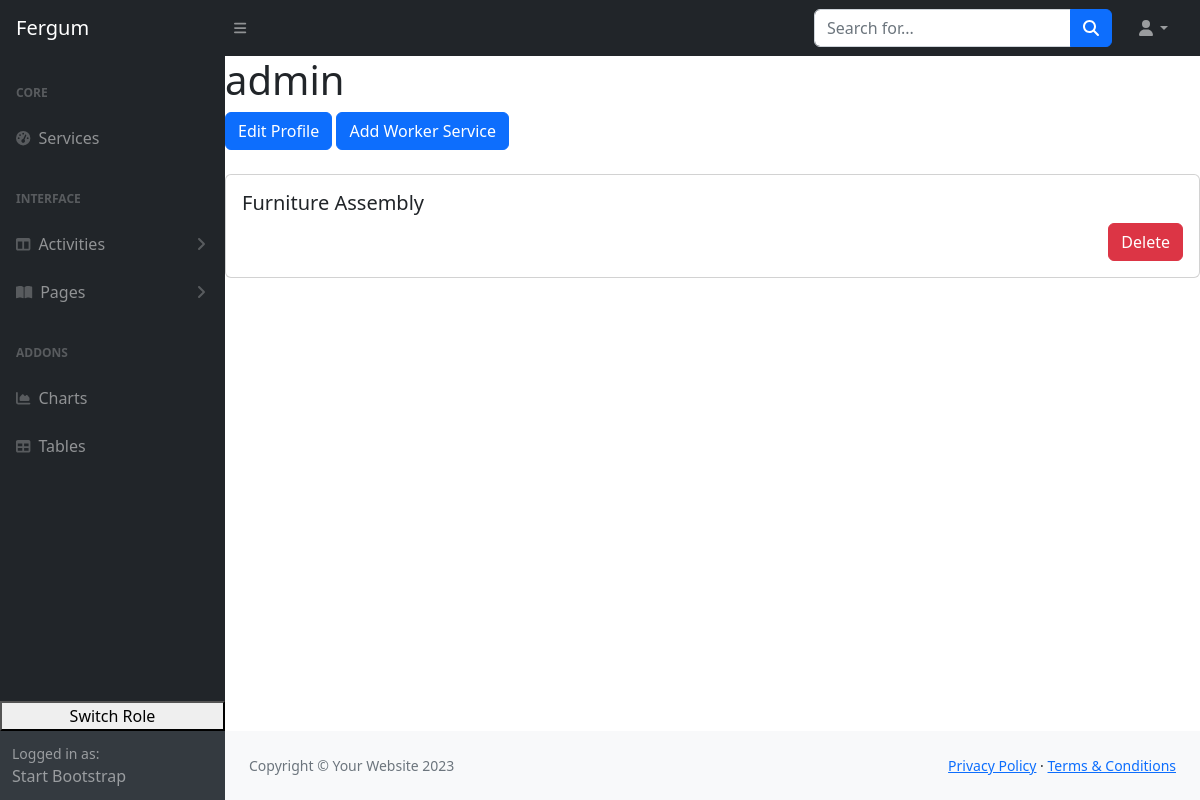
The page /profile/ (signed in) on the database as committed earlier.
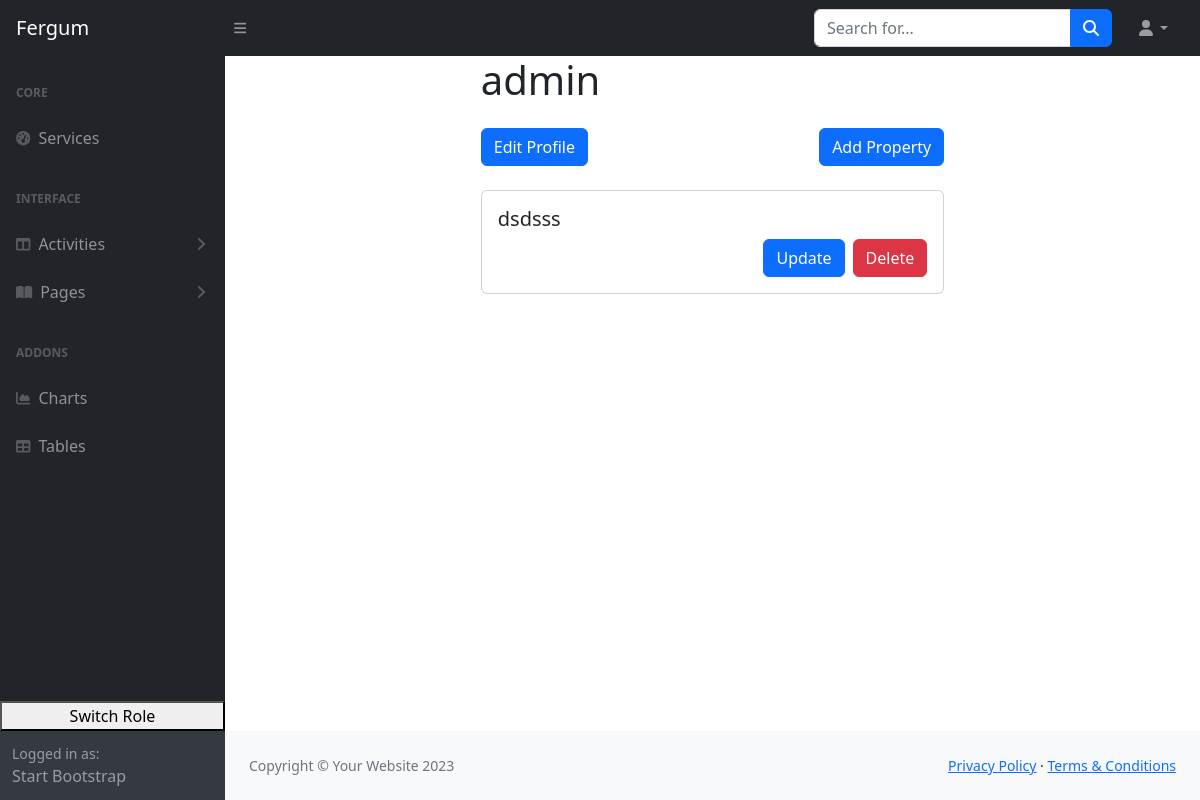
The same page on the database as committed later.
### users/models.py (models this page shows, shortened)
class Profile(models.Model):
    id = models.UUIDField(default=uuid.uuid4, unique=True,
                          primary_key=True, editable=False)
    user = models.OneToOneField(
        User, on_delete=models.CASCADE, blank=True, null=True)
    username = models.CharField(max_length=100, blank=True, null=True)
    first_name = models.CharField(max_length=100, blank=True, null=True)
    last_name = models.CharField(max_length=100, blank=True, null=True)
    email = models.EmailField(max_length=500, blank=True, null=True)
    phone = models.CharField(max_length=20, blank=True, null=True)
    chosen_group = models.CharField(
        max_length=100, choices=[], blank=True, null=True)

### services/models.py (models this page shows, shortened)
class WorkerService(models.Model):
    worker = models.ForeignKey(Profile, on_delete=models.CASCADE)
    service = models.ForeignKey(Service, on_delete=models.CASCADE)

class Service(models.Model):
    service_id = models.UUIDField(
        primary_key=True, default=uuid.uuid4, editable=False)
    name = models.CharField(max_length=200, blank=True, null=True)
    description = models.TextField()
    subcategory = models.ForeignKey(
        ServiceSubCategory, on_delete=models.CASCADE, null=True)
    hourly_rate_1 = models.DecimalField(
        max_digits=5, decimal_places=2, blank=False)
    hourly_rate_2 = models.DecimalField(
        max_digits=5, decimal_places=2, blank=True)
    def __str__(self):
        return self.name

### properties/models.py (models this page shows, shortened)
class Property(models.Model):
    property_id = models.UUIDField(
        primary_key=True, default=uuid.uuid4, editable=False)
    owner = models.ForeignKey(
        Profile, null=True, blank=True, on_delete=models.CASCADE)
    name = models.CharField(max_length=200, blank=True, null=True)
    city = models.CharField(max_length=200, blank=True, null=True)
    country = models.CharField(max_length=200, blank=True, null=True)
    address = models.CharField(max_length=200, blank=True, null=True)
    latitude = models.CharField(max_length=200, blank=True, null=True)
    longitude = models.CharField(max_length=200, blank=True, null=True)

### users/views.py (the view)
# urls.py: path('profile/', views.profile, name='profile'),
@login_required(login_url='login')
def profile(request):
    profile = request.user.profile
    all_groups = Group.objects.all()
    chosen_group = profile.chosen_group
    page = None
    if chosen_group == 'worker':
        page = 'worker_profile'
    elif chosen_group == 'owner':
        page = 'owner_profile'
    context = {'profile': profile, 'all_groups': all_groups, 'page': page}
    return render(request, 'users/profile.html', context)

### users/templates/users/profile.html (shortened to what this page needs)
{% extends 'main.html' %} {% block content %} {% if page == 'owner_profile' %}
<div class="container">
  <div class="row justify-content-center">
    <div class="col-md-6">
      <h1>{{ profile.username }}</h1>
      <div class="d-flex justify-content-between mt-4">
        <a href="{% url 'edit-profile' %}" class="btn btn-primary"
          >Edit Profile</a
        >
        <a href="{% url 'add-property' %}" class="btn btn-primary"
          >Add Property</a
        >
      </div>
      {% for property in profile.property_set.all %}
      <div class="card mt-4">
        <div class="card-body">
          <h5 class="card-title">{{ property.name }}</h5>
          <div class="d-flex justify-content-end">
            <a
              href="{% url 'update-property' property.property_id %}"
              class="btn btn-primary me-2"
              >Update</a
            >
            <a
              href="{% url 'delete-property' property.property_id %}"
              class="btn btn-danger"
              >Delete</a
            >
          </div>
        </div>
      </div>
      {% endfor %}
    </div>
  </div>
</div>
{% else %}
<h1>{{ profile.username }}</h1>
<a href="{% url 'edit-profile' %}" class="btn btn-primary">Edit Profile</a>
<a href="{% url 'add-workerservice' %}" class="btn btn-primary"
  >Add Worker Service</a
>
{% for workerservice in profile.workerservice_set.all %}
<div class="card mt-4">
  <div class="card-body">
    <h5 class="card-title">{{ workerservice.service }}</h5>
    <div class="d-flex justify-content-end">
      <a
        href="{% url 'delete-workerservice' workerservice.id %}"
        class="btn btn-danger"
        >Delete</a
      >
    </div>
  </div>
</div>
{% endfor %} {% endif %} {% endblock %}

Rows that differ between the two databases and show on the page:
removed WorkerService: service "Furniture Assembly"
now on this page (row unchanged): Property: name "dsdsss"
Other text that changed with them:
text no longer shown: "Add Worker Service"
text now shown: "Add Property"
